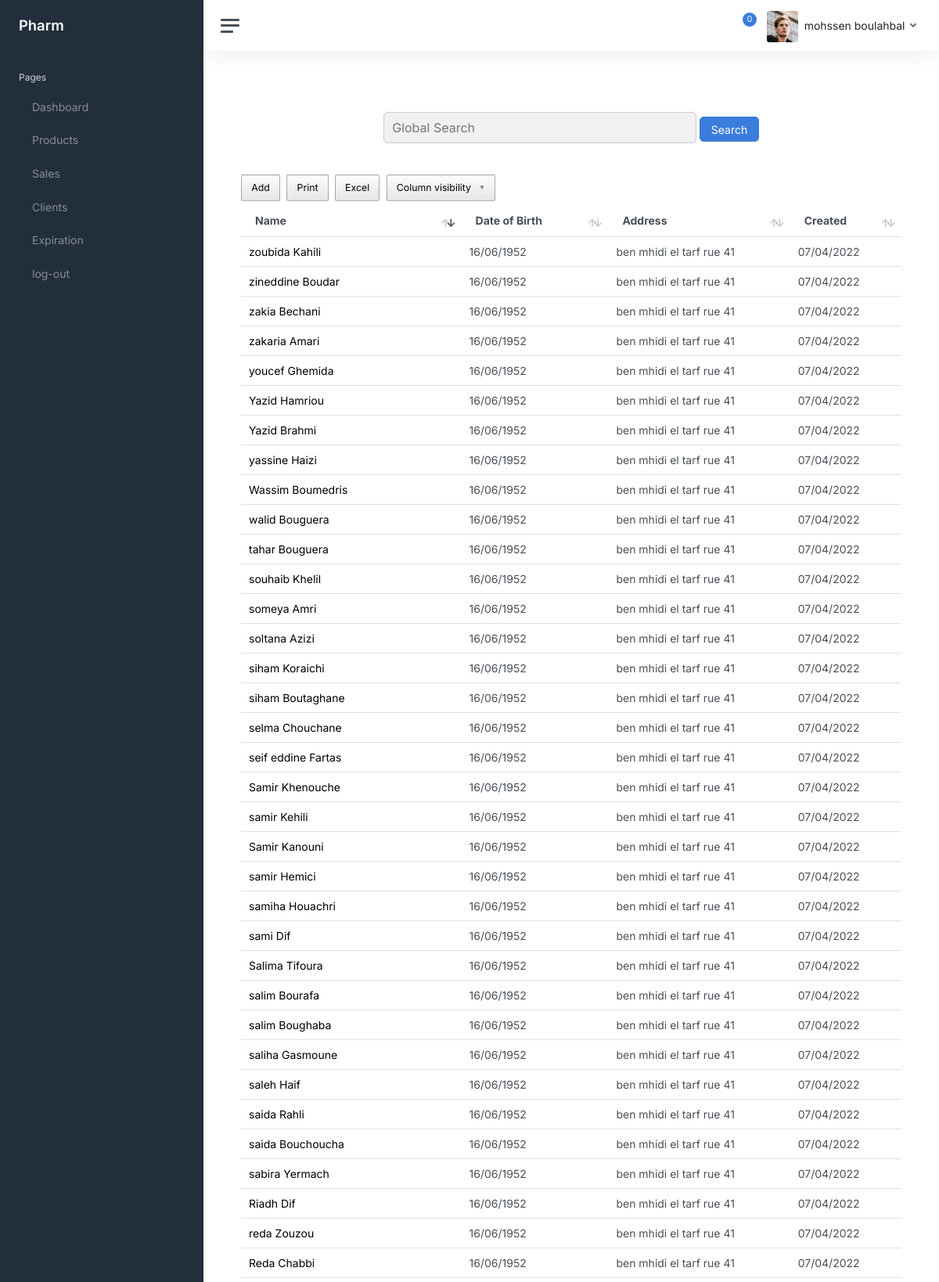
Screenshot of /clients.php (signed in, upper part) with the database file from the repository.
### tables this page shows
CREATE TABLE `client` (
  `id` int(11) NOT NULL,
  `fname` tinytext DEFAULT NULL,
  `name` tinytext DEFAULT NULL,
  `Date_of_Birth` date DEFAULT NULL,
  `created` timestamp NOT NULL DEFAULT current_timestamp(),
  `card` tinytext DEFAULT NULL,
  `adress` tinytext NOT NULL
);

### clients.php (the view, shortened to what this page needs)
<?php
include "includes/coon.php";
$sql = "SELECT `id`, `fname`, `name`, `Date_of_Birth`, `created`, `card`, `adress` FROM `client` WHERE 1";
$result = mysqli_query($coon, $sql);
$clients = mysqli_fetch_all($result, MYSQLI_ASSOC);
?>
<!DOCTYPE html>
<html lang="en">
<head>
    <?php include "includes/head.php"; ?>
</head>
<body>
    <div class="wrapper">
        <?php include "includes/navbar.php"; ?>
        <div class="main">
            <?php include "includes/stat_navbar.php"; ?>
            <main class="content">
                <div class="container-fluid p-0">
                    <div class="search-container">
                        <form id="search-form">
                            <input type="text" class="search-bar" id="search-input" placeholder="Global Search">
                            <div class="search-button">
                                <button type="submit" class="btn btn-primary">Search</button>
                            </div>
                        </form>
                    </div>
                    <table class="table client-table">
                        <thead>
                            <tr>
                                <th>Name</th>
                                <th>Date of Birth</th>
                                <th>Address</th>
                                <th>Created</th>
                            </tr>
                        </thead>
                        <tbody>
                            <?php foreach ($clients as $client): ?>
                                <tr>
                                    <td>
                                        <a style="text-decoration: none; color: black;" href="profail.php?id=<?php echo $client['id']; ?>">
                                            <?php echo $client['name'] . " " . $client['fname']; ?>
                                        </a>
                                    </td>
                                    <td>
                                        <?php echo date('d/m/Y', strtotime($client['Date_of_Birth'])); ?>
                                    </td>
                                    <td>
                                        <?php echo $client['adress']; ?>
                                    </td>
                                    <td>
                                        <?php echo date('d/m/Y', strtotime($client['created'])); ?>
                                    </td>
                                </tr>
                            <?php endforeach; ?>
                        </tbody>
                    </table>
                </div>
            </main>
        </div>
    </div>
</body>
</html>

### css/main.css (style rules this page uses)
.container-fluid { background-color: white; }
body { background-color: white; }
* { box-sizing: border-box; }
input { border: 1px solid transparent; background-color: #f1f1f1; padding: 10px; }
input[type=text] { background-color: #f1f1f1; width: 100%; }

### includes/head.php (style rules this page uses)
main, table { background-color: #FFFFFF !important; }
.search-container { text-align: center; margin-top: 30px; margin-bottom: 40px; }
.search-bar { width: 30%; max-width: 400px; height: 40px; padding: 10px; border: 1px solid #ccc; border-radius: 5px; font-size: 16px; transition: width 0.3s ease; }
.search-button { display: inline-block; vertical-align: middle; transition: transform 0.3s ease; }
.search-button button { border-radius: 5px; transition: transform 0.3s ease; }
.client-table { margin-top: 30px; }

### rows the page displays
client: name "samiha", fname "Houachri", Date_of_Birth "16/06/1952", adress "ben mhidi el tarf rue 41", created "07/04/2022"
client: name "zineddine", fname "Boudar", Date_of_Birth "16/06/1952", adress "ben mhidi el tarf rue 41", created "07/04/2022"
client: name "samir", fname "Kehili", Date_of_Birth "16/06/1952", adress "ben mhidi el tarf rue 41", created "07/04/2022"
client: name "zakaria", fname "Amari", Date_of_Birth "16/06/1952", adress "ben mhidi el tarf rue 41", created "07/04/2022"
client: name "sabira", fname "Yermach", Date_of_Birth "16/06/1952", adress "ben mhidi el tarf rue 41", created "07/04/2022"
client: name "tahar", fname "Bouguera", Date_of_Birth "16/06/1952", adress "ben mhidi el tarf rue 41", created "07/04/2022"
client: name "Samir", fname "Kanouni", Date_of_Birth "16/06/1952", adress "ben mhidi el tarf rue 41", created "07/04/2022"
client: name "saida", fname "Bouchoucha", Date_of_Birth "16/06/1952", adress "ben mhidi el tarf rue 41", created "07/04/2022"
client: name "siham", fname "Boutaghane", Date_of_Birth "16/06/1952", adress "ben mhidi el tarf rue 41", created "07/04/2022"
client: name "saida", fname "Rahli", Date_of_Birth "16/06/1952", adress "ben mhidi el tarf rue 41", created "07/04/2022"
client: name "Reda", fname "Chabbi", Date_of_Birth "16/06/1952", adress "ben mhidi el tarf rue 41", created "07/04/2022"
client: name "Samir", fname "Khenouche", Date_of_Birth "16/06/1952", adress "ben mhidi el tarf rue 41", created "07/04/2022"
client: name "Yazid", fname "Hamriou", Date_of_Birth "16/06/1952", adress "ben mhidi el tarf rue 41", created "07/04/2022"
client: name "youcef", fname "Ghemida", Date_of_Birth "16/06/1952", adress "ben mhidi el tarf rue 41", created "07/04/2022"
client: name "Salima", fname "Tifoura", Date_of_Birth "16/06/1952", adress "ben mhidi el tarf rue 41", created "07/04/2022"
client: name "selma", fname "Chouchane", Date_of_Birth "16/06/1952", adress "ben mhidi el tarf rue 41", created "07/04/2022"
client: name "Yazid", fname "Brahmi", Date_of_Birth "16/06/1952", adress "ben mhidi el tarf rue 41", created "07/04/2022"
client: name "saliha", fname "Gasmoune", Date_of_Birth "16/06/1952", adress "ben mhidi el tarf rue 41", created "07/04/2022"
client: name "salim", fname "Boughaba", Date_of_Birth "16/06/1952", adress "ben mhidi el tarf rue 41", created "07/04/2022"
client: name "Riadh", fname "Dif", Date_of_Birth "16/06/1952", adress "ben mhidi el tarf rue 41", created "07/04/2022"
client: name "saleh", fname "Haif", Date_of_Birth "16/06/1952", adress "ben mhidi el tarf rue 41", created "07/04/2022"
client: name "siham", fname "Koraichi", Date_of_Birth "16/06/1952", adress "ben mhidi el tarf rue 41", created "07/04/2022"
client: name "zakia", fname "Bechani", Date_of_Birth "16/06/1952", adress "ben mhidi el tarf rue 41", created "07/04/2022"
client: name "seif eddine", fname "Fartas", Date_of_Birth "16/06/1952", adress "ben mhidi el tarf rue 41", created "07/04/2022"
client: name "walid", fname "Bouguera", Date_of_Birth "16/06/1952", adress "ben mhidi el tarf rue 41", created "07/04/2022"
client: name "zoubida", fname "Kahili", Date_of_Birth "16/06/1952", adress "ben mhidi el tarf rue 41", created "07/04/2022"
client: name "someya", fname "Amri", Date_of_Birth "16/06/1952", adress "ben mhidi el tarf rue 41", created "07/04/2022"
client: name "samir", fname "Hemici", Date_of_Birth "16/06/1952", adress "ben mhidi el tarf rue 41", created "07/04/2022"
client: name "yassine", fname "Haizi", Date_of_Birth "16/06/1952", adress "ben mhidi el tarf rue 41", created "07/04/2022"
client: name "Wassim", fname "Boumedris", Date_of_Birth "16/06/1952", adress "ben mhidi el tarf rue 41", created "07/04/2022"
client: name "reda", fname "Zouzou", Date_of_Birth "16/06/1952", adress "ben mhidi el tarf rue 41", created "07/04/2022"
client: name "salim", fname "Bourafa", Date_of_Birth "16/06/1952", adress "ben mhidi el tarf rue 41", created "07/04/2022"
client: name "sami", fname "Dif", Date_of_Birth "16/06/1952", adress "ben mhidi el tarf rue 41", created "07/04/2022"
client: name "souhaib", fname "Khelil", Date_of_Birth "16/06/1952", adress "ben mhidi el tarf rue 41", created "07/04/2022"
client: name "soltana", fname "Azizi", Date_of_Birth "16/06/1952", adress "ben mhidi el tarf rue 41", created "07/04/2022"

### other values shown
$_SESSION['name'] "mohssen boulahbal"
